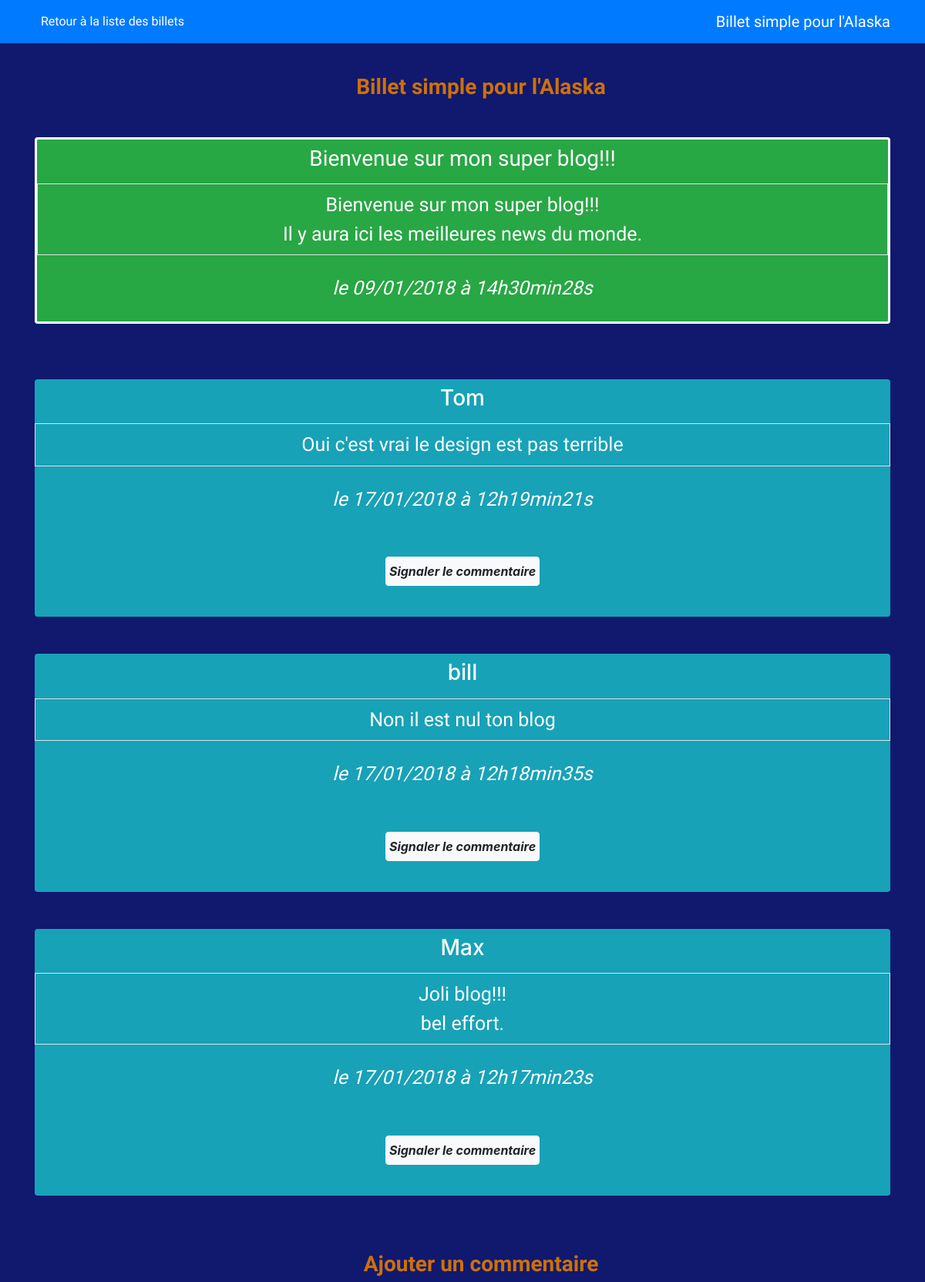
Page /index.php?action=post&id=1 (upper part) on the earlier database version.
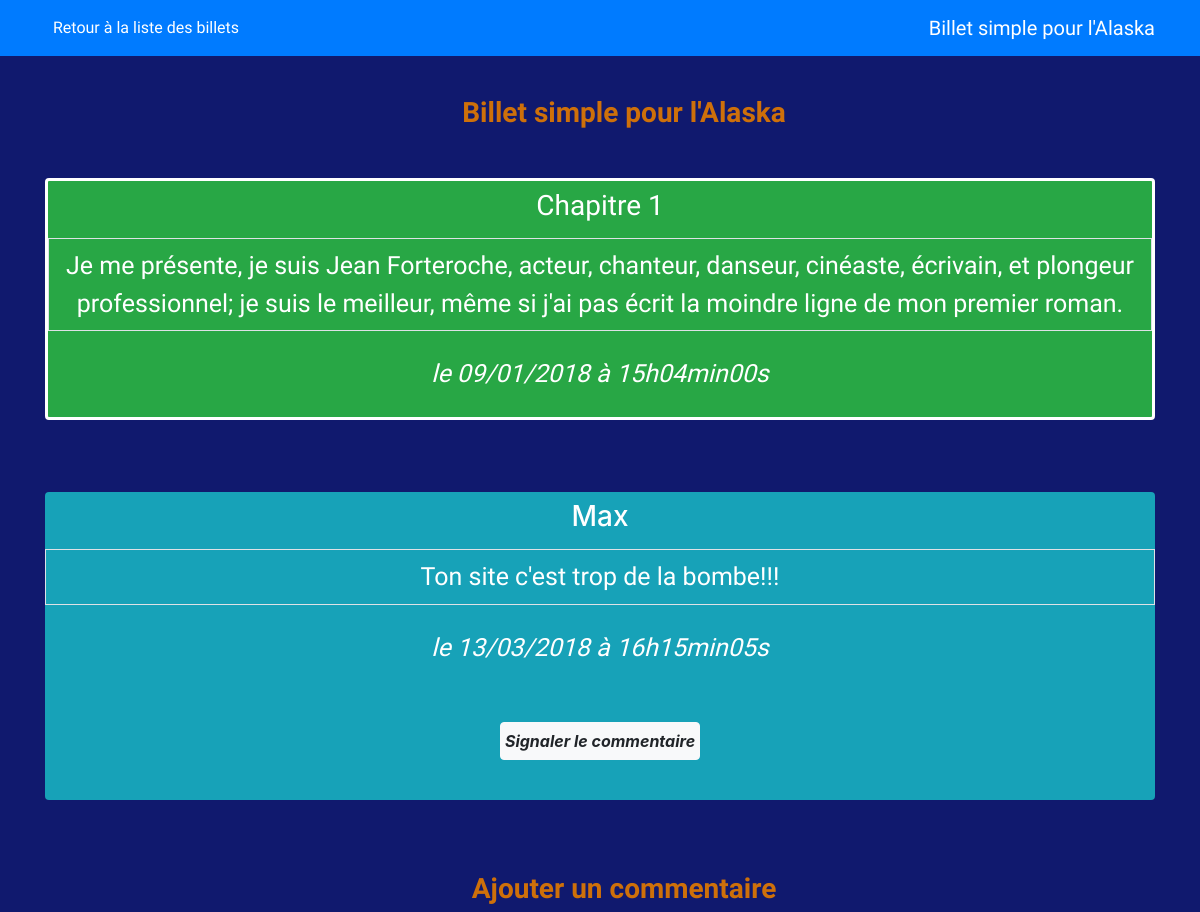
Same page on the later database version.
### tables this page shows
CREATE TABLE IF NOT EXISTS `posts` (
  `id` int(11) NOT NULL AUTO_INCREMENT,
  `title` varchar(255) NOT NULL,
  `content` text NOT NULL,
  `creation_date` datetime NOT NULL,
  PRIMARY KEY (`id`)
);

CREATE TABLE IF NOT EXISTS `comments` (
  `id` int(11) NOT NULL AUTO_INCREMENT,
  `post_id` int(11) NOT NULL,
  `author` varchar(255) NOT NULL,
  `comment` text NOT NULL,
  `comment_date` datetime NOT NULL,
  `report_comment` int(11) DEFAULT NULL,
  PRIMARY KEY (`id`)
);

### controller/frontend.php (called while the page is built, shortened)
<?php
require_once('model/PostManager.php');
require_once('model/CommentManager.php');
function post()
{
    $postManager = new \OpenClassrooms\Blog\Model\PostManager();
    $commentManager = new \OpenClassrooms\Blog\Model\CommentManager();
    $post = $postManager->getPost($_GET['id']);
    $comments = $commentManager->getComments($_GET['id']);
    require('view/frontend/postView.php');
}

### model/PostManager.php (called while the page is built, shortened)
<?php
    class PostManager extends Manager
    {
        public function getPost($postId)
        {
            $db = $this->dbConnect();
            $req = $db->prepare('SELECT id, title, content, DATE_FORMAT(creation_date, \'%d/%m/%Y à %Hh%imin%ss\') AS creation_date_fr FROM posts WHERE id = ?');
            $req->execute(array($postId));
            $post = $req->fetch();
            return $post;
        }
    }

### model/CommentManager.php (called while the page is built, shortened)
<?php
    class CommentManager extends Manager
    {
        public function getComments($postId)
        {
            $db = $this->dbConnect();
            $comments = $db->prepare('SELECT id, author, comment, DATE_FORMAT(comment_date, \'%d/%m/%Y à %Hh%imin%ss\') AS comment_date_fr, report_comment FROM comments WHERE post_id = ? ORDER BY comment_date DESC LIMIT 0, 5');
            $comments->execute(array($postId));
            return $comments;
        }
    }

### view/frontend/postView.php (the view, shortened to what this page needs)
<nav class="navbar navbar-expand-lg navbar-dark bg-primary fixed-top mb-5">
    <div class="container">
        <a class="navbar-brand order-1 mr-0" href="index.php" >Billet simple pour l'Alaska</a>
        <div class="collapse navbar-collapse" id="navbarNavAltMarkup">
            <div class="navbar-nav">
                <a class="nav-item nav-link text-white" href="index.php#blog">Retour à la liste des billets</a>
            </div>
        </div>
    </div>
</nav>
<div class="container">
    <div class="row">
        <div class="col-sm-12 my-5">
            <h3 class="my-5 pl-5 text-center">Billet simple pour l'Alaska</h3>
            <div class="bg-success rounded">
                <h3 class="text-center text-white chapitre py-2">
                    <?= htmlspecialchars($post['title']) ?>
                </h3>
                <p class="text-white text-center py-2 border">
                    <?= nl2br(htmlspecialchars($post['content'])) ?>
                </p>
                <p class="text-white text-center py-2">
                    <em>le <?= $post['creation_date_fr'] ?></em>
                </p>
            </div>
        </div>
    </div>
</div>
<?php
    while ($comment = $comments->fetch())
    {
?>
<div class="container">
    <div class="row">
        <div class="col-sm-12">
            <div class="bg-info rounded my-4 text-white">
                <h3 class="text-center text-white chapitre py-2"><?= htmlspecialchars($comment['author']) ?></h3>
                <p class="text-white text-center py-2 border"><?= nl2br(htmlspecialchars($comment['comment'])) ?></p>
                <p class="text-white text-center py-2"><em>le <?= $comment['comment_date_fr'] ?></em></p>
                <p class="text-white text-center py-2"></p>
                <a href="index.php?action=reportComment&amp;id=<?= $comment['id'] ?>" class="btn btn-light mx-auto d-flex justify-content-center font-weight-bold font-italic my-3" style="width: 200px;">Signaler le commentaire</a>
                <br/>
            </div>
        </div>
    </div>
</div>
<?php
    }
?>
<div class="container">
    <div class="row">
        <div class="col-sm-12">
            <h3 class="my-5 pl-5 text-center">Ajouter un commentaire</h3>
        </div>
    </div>
</div>
<?php require('template.php'); ?>

Differences in the rows shown:
removed comments: author "Tom", comment "Oui c'est vrai le design est pas terrible", comment_date_fr "17/01/2018 à 12h19min21s"
removed comments: author "bill", comment "Non il est nul ton blog", comment_date_fr "17/01/2018 à 12h18min35s"
changed posts: title "Bienvenue sur mon super blog!!!" → "Chapitre 1"; content "Bienvenue sur mon super blog!!! Il y aura ici les meilleures news du monde." → "Je me présente, je suis Jean Forteroche, acteur, chanteur, danseur, cinéaste, écrivain, et plongeur professionnel; je suis le meilleur, même si j'ai pas écrit la moindre ligne de mon premier roman."
changed comments "Max": comment "Joli blog!!! bel effort." → "Ton site c'est trop de la bombe!!!"; comment_date_fr "17/01/2018 à 12h17min23s" → "13/03/2018 à 16h15min05s"
Other differences:
$post['creation_date_fr']: "09/01/2018 à 14h30min28s" → "09/01/2018 à 15h04min00s"
